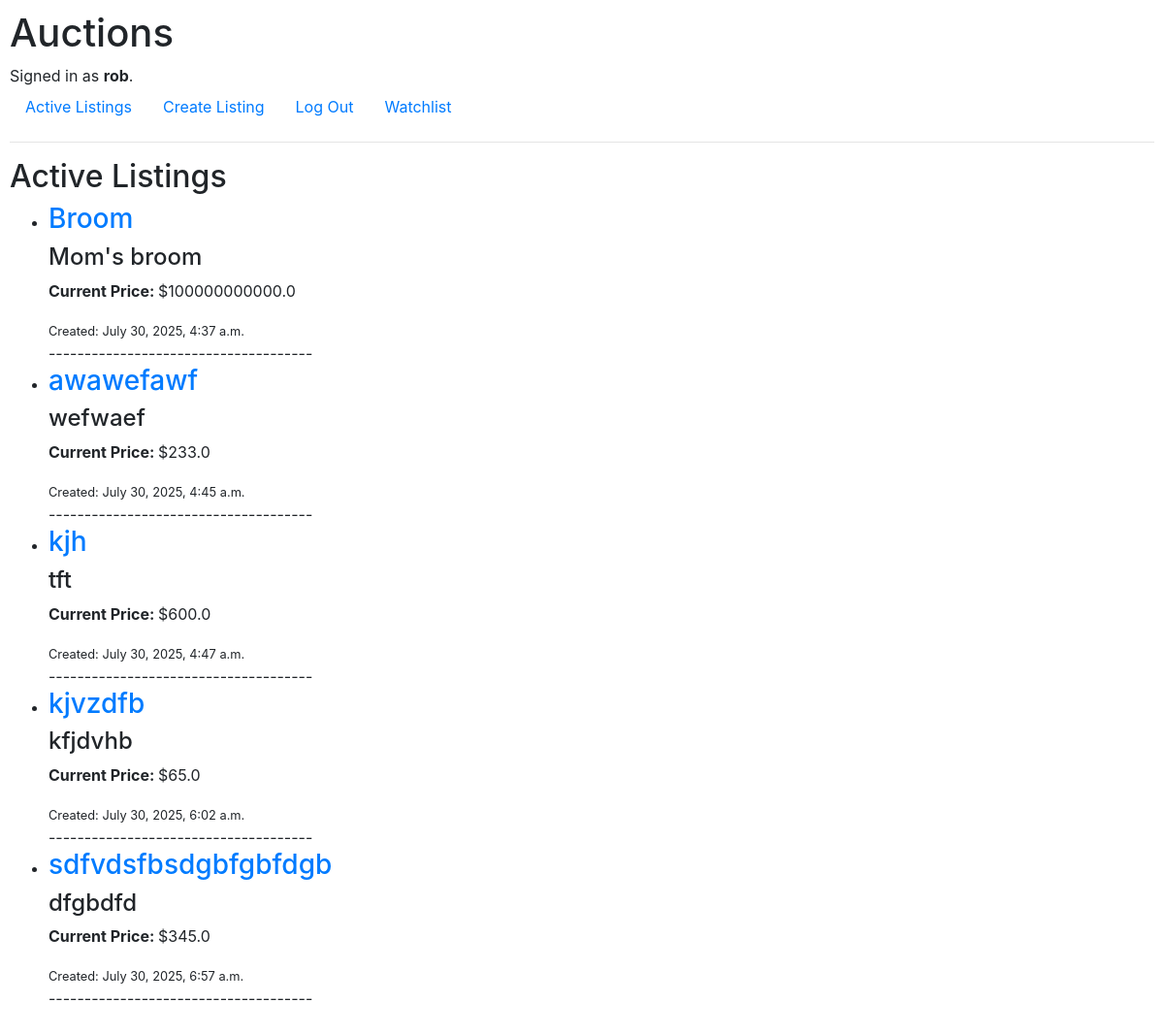
The page / (signed in) on the database its author committed.
### auctions/models.py (models this page shows, shortened)
class User(AbstractUser):
    watchlist = models.ManyToManyField(
        "auctions.Auctions",
        blank=True,
        related_name="watchlist_users",
    )  # ManyToManyField to Auctions model for watchlist functionality

class Auctions(models.Model):
    auction_id = models.BigAutoField(primary_key=True)
    auction_name = models.CharField(max_length=1000)
    item_image = models.CharField(
        max_length=10000, blank=True, null=True, default=None
    )
    item_category = models.CharField(max_length=1000, blank=True, null=True, default=None)
    item_name = models.CharField(max_length=1000, default="No Name")
    item_description = models.CharField(max_length=10000, default="None")
    starting_bid = models.FloatField()
    listing_creation_time = models.DateTimeField(auto_now_add=True)
    listed_by = models.ForeignKey(
        User, on_delete=models.CASCADE, related_name="listed_items"
    )
    current_bid = models.FloatField()
    current_bid_by = models.ForeignKey(
        User, blank=True, null=True,
        default=None,
        on_delete=models.SET_NULL,
        related_name="winning_bids"
    )
    status = models.CharField(max_length=4, default="Sale")
    sold_to = models.ForeignKey(
        User, blank=True,
        null=True,
        on_delete=models.SET_NULL,
        related_name="purchased_items",
    )

### auctions/views.py (the view)
# urls.py: path("", views.index, name="index"),
def index(request):
    return render(request, "auctions/index.html", {
        "auctions": Auctions.objects.all(),
    })

### auctions/templates/auctions/index.html (shortened to what this page needs)
{% extends "auctions/layout.html" %}
{% block body %}
    <h2>Active Listings</h2>
<ul>
    {% for auction in auctions %}
      <li>
        <h3><a href="{% url 'auctions:listing_page' auction.auction_id %}">{{ auction.auction_name }}</a></h3>
        <h4>{{ auction.item_name }}</h4>
        <p><strong>Current Price: </strong>${{ auction.current_bid }}</p>
        <small>Created: {{ auction.listing_creation_time }}</small>
      </li>
      -------------------------------------
    {% endfor %}
</ul>
{% endblock %}

### auctions/templates/auctions/layout.html (shortened to what this page needs)
{% load static %}
<!DOCTYPE html>
<html lang="en">
    <head>
        <link rel="stylesheet" href="https://stackpath.bootstrapcdn.com/bootstrap/4.4.1/css/bootstrap.min.css">
        <link href="{% static 'auctions/styles.css' %}" rel="stylesheet">
    </head>
    <body>
        <h1>Auctions</h1>
        <div>
            {% if user.is_authenticated %}
                Signed in as <strong>{{ user.username }}</strong>.
            {% else %}
                Not signed in.
            {% endif %}
        </div>
        <ul class="nav">
            <li class="nav-item">
                <a class="nav-link" href="{% url 'auctions:index' %}">Active Listings</a>
            </li>
            {% if user.is_authenticated %}
                <li class="nav-item">
                    <a class="nav-link" href="{% url 'auctions:new_listing' %}"> Create Listing</a>
                </li>
                <li class="nav-item">
                    <a class="nav-link" href="{% url 'auctions:logout' %}">Log Out</a>
                </li>
                <li class="nav-item">
                    <a class="nav-link" href="{% url 'auctions:watchlist' %}">Watchlist</a>
                </li>
            {% endif %}
        </ul>
        <hr>
        {% block body %}
        {% endblock %}
    </body>
</html>

### auctions/static/auctions/styles.css (style rules this page uses)
body { padding: 10px; }

### rows shown on the page
User: username "rob"
Auctions: auction_name "Broom", item_name "Mom's broom", current_bid "100000000000.0", listing_creation_time "July 30, 2025, 4:37 a.m."
Auctions: auction_name "awawefawf", item_name "wefwaef", current_bid "233.0", listing_creation_time "July 30, 2025, 4:45 a.m."
Auctions: auction_name "kjh", item_name "tft", current_bid "600.0", listing_creation_time "July 30, 2025, 4:47 a.m."
Auctions: auction_name "kjvzdfb", item_name "kfjdvhb", current_bid "65.0", listing_creation_time "July 30, 2025, 6:02 a.m."
Auctions: auction_name "sdfvdsfbsdgbfgbfdgb", item_name "dfgbdfd", current_bid "345.0", listing_creation_time "July 30, 2025, 6:57 a.m."
